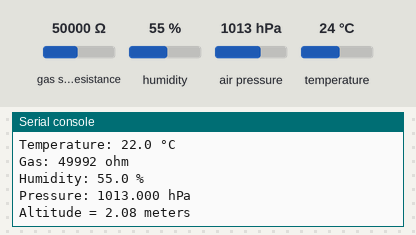
A program run on a simulated Raspberry Pi Pico running MicroPython. Parts: the last lines printed to the serial console. The inputs (shaded band) are chosen by the test bench; at power-on: gas sensor resistance 50000 Ω, humidity 55 %, air pressure 1013 hPa, temperature 24 °C. Library files of the repository ran but are not shown: bme680.py.

Above: at 1.2 s.
1.3 s: gas sensor resistance set to 6880 Ω
2.8 s: humidity set to 22 %
At 3.66 s:
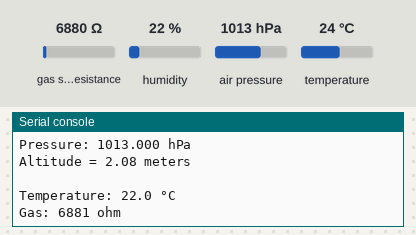
4.3 s: air pressure set to 952 hPa
At 5.3 s:
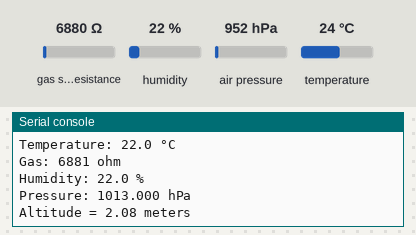
5.8 s: temperature set to 12 °C
At 7.2 s:
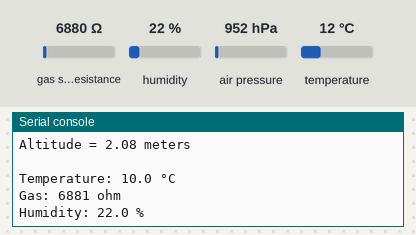

Measured:
- after the input at 5.8 s, the serial console: prints a new line after 1.2 s (image 3)

The program:

bme680Test.py
```python
# -*- coding: utf-8 -*-
"""BME680 Sensor
reads Temperature, Humidity, Pressure and Gas of a BME680 sensor
you need to download first bme680.py from:
* https://raw.githubusercontent.com/alaub81/rpi_pico_scripts/main/lib/bme680.py
and upload it to the lib or root folder of your pico
"""

from bme680 import *
from machine import I2C, Pin
from time import sleep

# Initialize I2C-Pins
i2c_sda = Pin(20)
i2c_scl = Pin(21)

# change this to match the location's pressure (hPa) at sea level
sealevelpressure = 1013.25

# Initialize BME680 Sensor
bme680 = BME680_I2C(I2C(0, sda=i2c_sda,scl=i2c_scl))

# You will usually have to add an offset to account for the temperature of
# the sensor. This is usually around 5 degrees but varies by use. Use a
# separate temperature sensor to calibrate this one.
temperature_offset = -2

# set sealevel if it is conffigured
if 'sealevelpressure' in locals():
    bme680.sea_level_pressure = sealevelpressure

# degree symbol decleration
degreecels = '\u00B0' + "C"

while True:
    print("\nTemperature: %0.1f " % (bme680.temperature + temperature_offset) + degreecels)
    print("Gas: %d ohm" % bme680.gas)
    print("Humidity: %0.1f %%" % bme680.humidity)
    print("Pressure: %0.3f hPa" % bme680.pressure)
    print("Altitude = %0.2f meters" % bme680.altitude)
    sleep(3)
```
